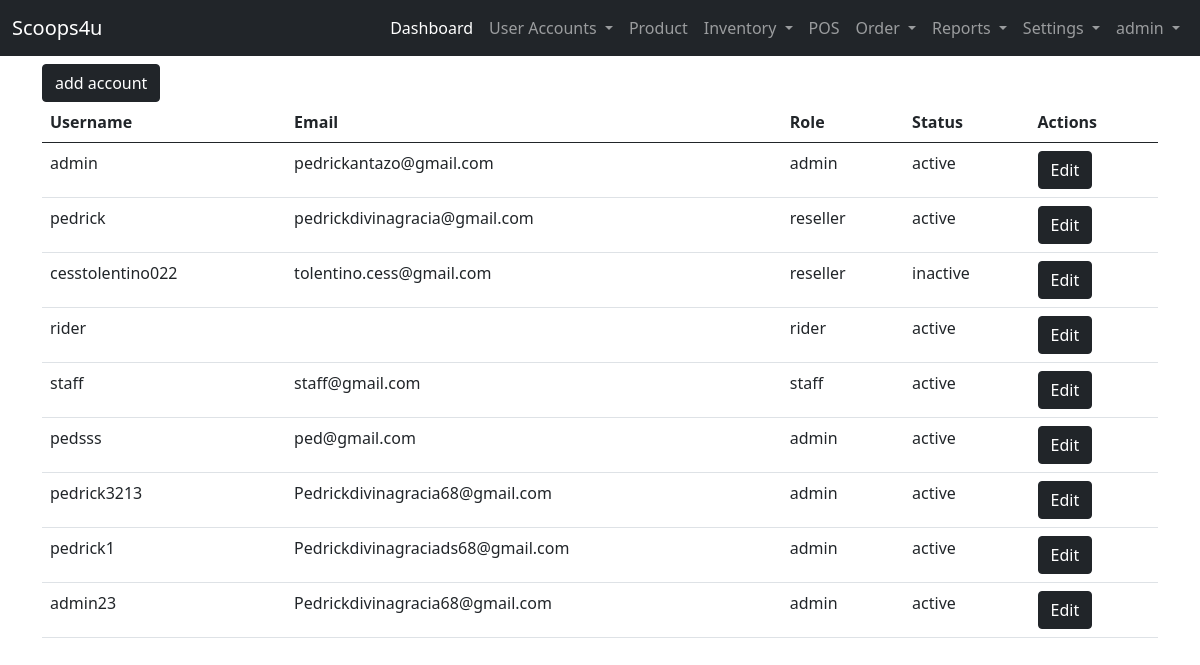
The app's page /user-site/user-list/ (signed in) with its own data.
### landing_page/models.py (models this page shows)
class User(AbstractUser):
    ROLE = ((" "," "),("admin","admin"),("staff","staff"),("reseller","reseller"),("rider","rider"))
    STAT = ((" "," "),("active","active"),("inactive","inactive"))
    role = models.CharField(max_length=50, null=True, default=None, choices=ROLE)
    status = models.CharField(max_length=50, null=True, default=None , choices=STAT)

### admin_site/views.py (the view)
# urls.py: path('user-list/', views.user_list , name='user_list'),
@login_required(login_url='landing_page:login')
def user_list(request):
    users = User.objects.all()
    context = {'users':users}
    return render(request, 'admin_site/user/useraccount.html', context)

### templates/admin_site/user/useraccount.html (shortened to what this page needs)
{% extends 'admin_site/base.html' %}
{% block content %}
<a href="{% url 'admin_site:add_useraccount' %}" class="btn btn-dark">add account</a>
    <table class="table table-hover">
        <thead>
            <tr>
                <th>Username</th>
                <th>Email</th>
                <th>Role</th>
                <th>Status</th>
                <th>Actions</th>
            </tr>
            <tbody>
                {% for list in users %}
                <tr>
                    <td>{{ list.username }}</td>
                    <td>{{ list.email }}</td>
                    <td>{{ list.role }}</td>
                    <td>{{ list.status }}</td>
                    <td><a href="{% url 'admin_site:edit_user_account' list.id %}" class="btn btn-dark" >Edit</a></td>
                </tr>
                {% endfor %}
            </tbody>
        </thead>
    </table>
{% endblock content %}

### templates/admin_site/base.html (shortened to what this page needs)
{% load static %}
<!DOCTYPE html>
<html lang="en">
<head>
    <link href="https://cdn.jsdelivr.net/npm/bootstrap@5.0.2/dist/css/bootstrap.min.css" rel="stylesheet">
    <link rel="stylesheet" href="{% static 'css/sample.css' %}">
  </head>
<body>
  {% if user.role == "admin"%}
    <nav class="navbar navbar-expand-lg navbar-dark bg-dark">
        <div class="container-fluid">
          <a class="navbar-brand" href="#">Scoops4u</a>
          <div class="collapse navbar-collapse" id="navbarNavDropdown">
            <ul class="navbar-nav ms-auto mb-2 mb-lg-0">
              <li class="nav-item">
                <a class="nav-link active" aria-current="page" href="{% url 'admin_site:dashboard'%}">Dashboard</a>
              </li>
              <li class="nav-item dropdown">
                <a class="nav-link dropdown-toggle" href="#" id="navbarDropdownMenuLink" role="button" data-bs-toggle="dropdown" aria-expanded="false">
                  User Accounts
                </a>
              </li>
              <li class="nav-item">
                <a class="nav-link" href="{%url 'admin_site:list_product' %}">Product</a>
              </li>
              <li class="nav-item dropdown">
                <a class="nav-link dropdown-toggle" href="#" id="navbarDropdownMenuLink" role="button" data-bs-toggle="dropdown" aria-expanded="false">
                  Inventory
                </a>
              </li>
              <li class="nav-item">
                <a class="nav-link" href="{%url 'admin_site:pos' %}">POS</a>
              </li>
              <li class="nav-item dropdown">
                <a class="nav-link dropdown-toggle" href="#" id="navbarDropdownMenuLink" role="button" data-bs-toggle="dropdown" aria-expanded="false">
                  Order
                </a>
              </li>
              <li class="nav-item dropdown">
                <a class="nav-link dropdown-toggle" href="#" id="navbarDropdownMenuLink" role="button" data-bs-toggle="dropdown" aria-expanded="false">
                  Reports
                </a>
              </li>
              <li class="nav-item dropdown">
                <a class="nav-link dropdown-toggle" href="#" id="navbarDropdownMenuLink" role="button" data-bs-toggle="dropdown" aria-expanded="false">
                  Settings
                </a>
              </li>
              <li class="nav-item dropdown">
                <a class="nav-link dropdown-toggle" href="#" id="navbarDropdownMenuLink" role="button" data-bs-toggle="dropdown" aria-expanded="false">
                  {{ user }}
                </a>
              </li>
            </ul>
          </div>
        </div>
      </nav>
  {% endif %}
      <div class="container">
        <div class="row mt-2">
            <div class="col-lg-12">
                {% block content %}
                {% endblock content %}
            </div>
        </div>
      </div>
</body>
</html>

### records on screen
User: username "admin", email "pedrickantazo@gmail.com", role "admin", status "active"
User: username "pedrick", email "pedrickdivinagracia@gmail.com", role "reseller", status "active"
User: username "cesstolentino022", email "tolentino.cess@gmail.com", role "reseller", status "inactive"
User: username "rider", role "rider", status "active"
User: username "staff", email "staff@gmail.com", role "staff", status "active"
User: username "pedsss", email "ped@gmail.com", role "admin", status "active"
User: username "pedrick3213", email "Pedrickdivinagracia68@gmail.com", role "admin", status "active"
User: username "pedrick1", email "Pedrickdivinagraciads68@gmail.com", role "admin", status "active"
User: username "admin23", email "Pedrickdivinagracia68@gmail.com", role "admin", status "active"
